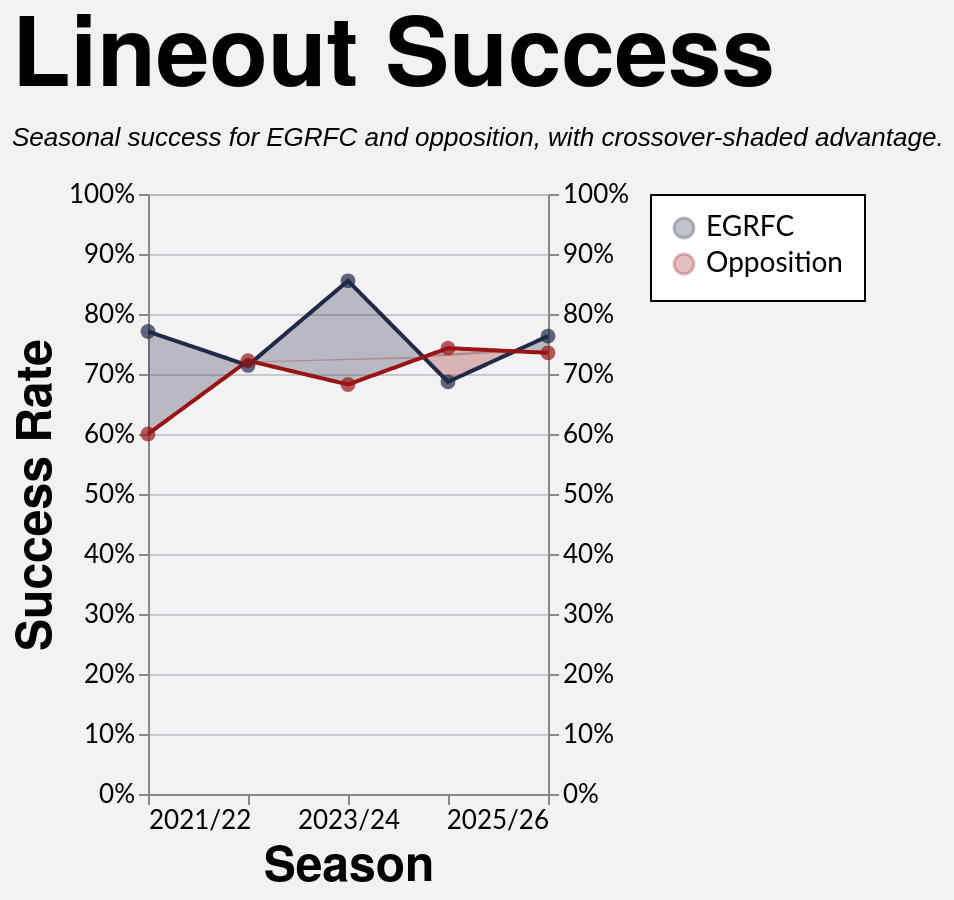

Here is the Vega-Lite specification saved for this chart:
### Vega-Lite specification from a JSON file in a GitHub repository (floating-point values rounded to 4 significant figures; data arrays with more than 128 entries replaced by an {"elided": "..."} marker saying what was removed)
{"config": {"axis": {"labelFont": "Lato, sans-serif", "titleFont": "PT Sans Narrow, Helvetica Neue, Helvetica, Arial, sans-serif", "labelFontSize": 13, "titleFontSize": 24, "gridColor": "#202947", "gridOpacity": 0.2}, "header": {"labelFont": "PT Sans Narrow, Helvetica Neue, Helvetica, Arial, sans-serif", "titleFont": "PT Sans Narrow, Helvetica Neue, Helvetica, Arial, sans-serif", "labelFontSize": 24, "titleFontSize": 28, "labelFontWeight": "bold", "orient": "left"}, "legend": {"labelFont": "Lato, sans-serif", "titleFont": "PT Sans Narrow, Helvetica Neue, Helvetica, Arial, sans-serif", "labelFontSize": 14, "titleFontSize": 16, "titlePadding": 5, "fillColor": "white", "strokeColor": "black", "padding": 10, "titleFontWeight": "lighter", "titleFontStyle": "italic", "titleColor": "gray", "offset": 10}, "title": {"font": "PT Sans Narrow, Helvetica Neue, Helvetica, Arial, sans-serif", "fontSize": 48, "fontWeight": "bold", "anchor": "start", "align": "center", "titlePadding": 20, "subtitlePadding": 10, "subtitleFontSize": 13, "subtitleColor": "", "subtitleFontStyle": "italic", "offset": 15, "color": "black"}, "axisX": {"labelAngle": 0}, "facet": {"title": null, "header": null, "align": {"row": "each", "column": "each"}}, "resolve": {"scale": {"y": "independent", "facet": "independent"}}, "background": "#f2f1f4"}, "layer": [{"mark": {"type": "area", "opacity": 0.28}, "encoding": {"color": {"field": "leading_team", "legend": {"orient": "right", "title": null}, "scale": {"domain": ["EGRFC", "Opposition"], "range": ["#202946", "#991515"]}, "title": "Team", "type": "nominal"}, "x": {"axis": {"grid": false, "labelExpr": "datum.value == 0 ? '2021/22' : datum.value == 1 ? '2022/23' : datum.value == 2 ? '2023/24' : datum.value == 3 ? '2024/25' : datum.value == 4 ? '2025/26' : ''", "values": [0, 1, 2, 3, 4]}, "field": "season_pos", "scale": {"domain": [0, 4]}, "title": "Season", "type": "quantitative"}, "y": {"axis": {"format": "%", "orient": "left"}, "field": "y_high", "scale": {"domain": [0.0, 1.0]}, "title": "Success Rate", "type": "quantitative"}, "y2": {"field": "y_low"}}, "transform": [{"filter": "(datum.team === 'EGRFC')"}]}, {"mark": {"type": "line", "size": 2}, "encoding": {"color": {"field": "team", "scale": {"domain": ["EGRFC", "Opposition"], "range": ["#202946", "#991515"]}, "title": "Team", "type": "nominal"}, "x": {"axis": {"labelExpr": "datum.value == 0 ? '2021/22' : datum.value == 1 ? '2022/23' : datum.value == 2 ? '2023/24' : datum.value == 3 ? '2024/25' : datum.value == 4 ? '2025/26' : ''", "values": [0, 1, 2, 3, 4]}, "field": "season_pos", "scale": {"domain": [0, 4]}, "title": "Season", "type": "quantitative"}, "y": {"axis": {"format": "%", "orient": "right"}, "field": "success_rate", "scale": {"domain": [0.0, 1.0]}, "title": null, "type": "quantitative"}}}, {"mark": {"type": "point", "filled": true, "size": 55}, "encoding": {"color": {"field": "team", "scale": {"domain": ["EGRFC", "Opposition"], "range": ["#202946", "#991515"]}, "title": "Team", "type": "nominal"}, "tooltip": [{"field": "team", "title": "Team", "type": "nominal"}, {"field": "squad", "title": "Squad", "type": "nominal"}, {"field": "set_piece_type", "title": "Set Piece", "type": "nominal"}, {"field": "lineouts_total", "format": ",.0f", "title": "Total Lineouts", "type": "quantitative"}, {"field": "success_rate", "format": ".0%", "title": "Success Rate", "type": "quantitative"}], "x": {"field": "season_pos", "title": "Season", "type": "quantitative"}, "y": {"axis": null, "field": "success_rate", "scale": {"domain": [0.0, 1.0]}, "title": "Success Rate", "type": "quantitative"}}, "transform": [{"filter": "datum.is_anchor"}]}], "data": {"name": "data-22b02a9ba68d84d05fe1e9ef1012e878"}, "height": 300, "title": {"text": "Lineout Success", "subtitle": "Seasonal success for EGRFC and opposition, with crossover-shaded advantage."}, "width": 200, "$schema": "https://vega.github.io/schema/vega-lite/v5.20.1.json", "datasets": {"data-22b02a9ba68d84d05fe1e9ef1012e878": {"elided": "242 records"}}}
